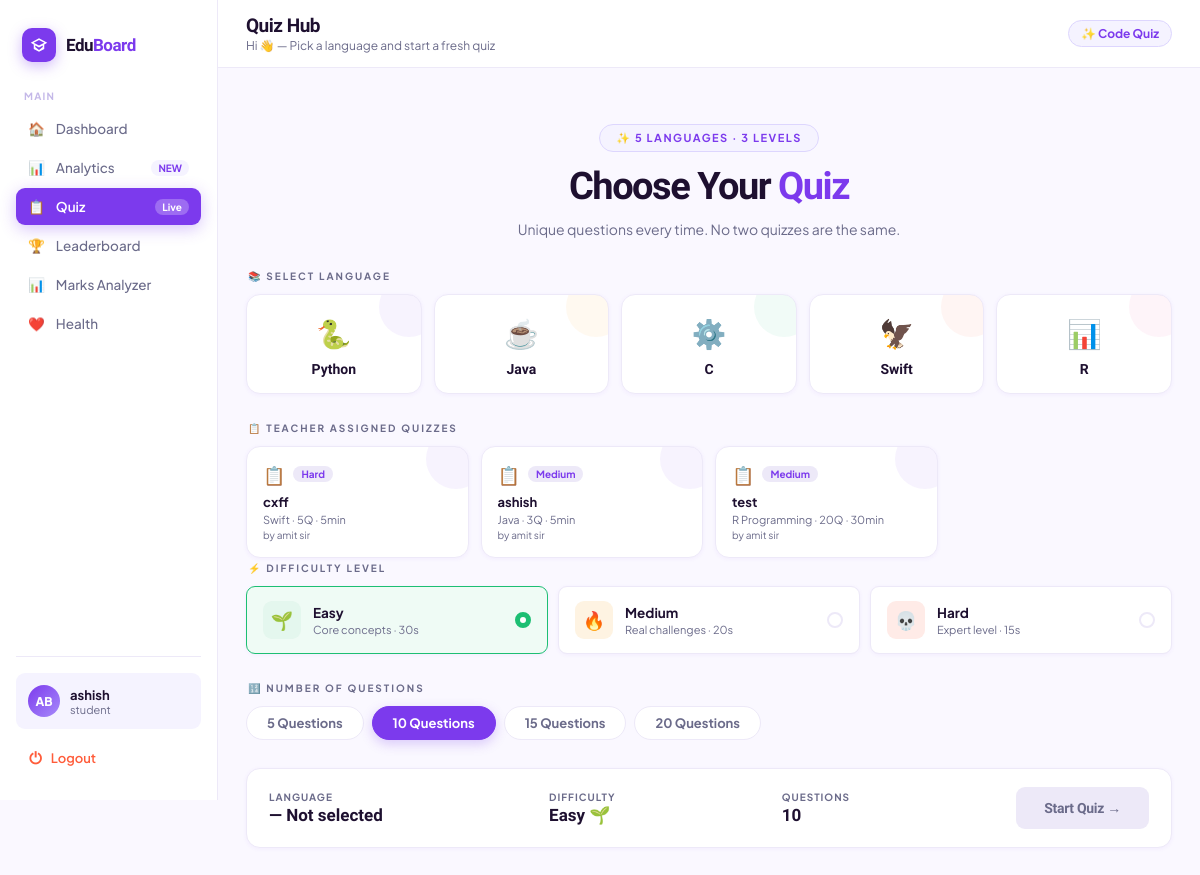
Page /quiz (signed in) on the committed database.
### app.py (models this page shows)
class User(db.Model):
    id            = db.Column(db.Integer, primary_key=True)
    first_name    = db.Column(db.String(80),  nullable=False)
    last_name     = db.Column(db.String(80),  nullable=False)
    email         = db.Column(db.String(150), unique=True, nullable=False)
    password_hash = db.Column(db.String(256), nullable=False)
    role          = db.Column(db.String(20),  default='student')   # student | teacher
    grade         = db.Column(db.String(20),  nullable=True)       # student only
    section       = db.Column(db.String(20),  nullable=True)       # student only
    subject       = db.Column(db.String(80),  nullable=True)       # teacher only
    staff_id      = db.Column(db.String(40),  nullable=True)       # teacher only
    created_at    = db.Column(db.DateTime,    default=datetime.utcnow)
    quiz_attempts = db.relationship('QuizAttempt', backref='user', lazy=True)
    @property
    def full_name(self):
        return f"{self.first_name} {self.last_name}"
    @property
    def initials(self):
        return f"{self.first_name[0]}{self.last_name[0]}".upper()

class TeacherQuiz(db.Model):
    id          = db.Column(db.Integer, primary_key=True)
    teacher_id  = db.Column(db.Integer, db.ForeignKey('user.id'), nullable=False)
    name        = db.Column(db.String(120), nullable=False)
    subject     = db.Column(db.String(100), nullable=False)
    difficulty  = db.Column(db.String(20),  default='Medium')
    category    = db.Column(db.String(50),  default='Quiz')
    description = db.Column(db.Text,        nullable=True)
    questions   = db.Column(db.Integer,     default=10)
    duration    = db.Column(db.Integer,     default=30)
    status      = db.Column(db.String(20),  default='active')
    created_at  = db.Column(db.DateTime,    default=datetime.utcnow)
    @property
    def teacher(self):
        return User.query.get(self.teacher_id)

### app.py (the view)
@app.route('/quiz')
@login_required
def quiz_select():
    user = current_user()
    teacher_quizzes = (TeacherQuiz.query
                       .filter_by(status='active')
                       .order_by(TeacherQuiz.created_at.desc()).all())
    tq_list = [{
        'id': tq.id, 'name': tq.name, 'subject': tq.subject,
        'difficulty': tq.difficulty, 'category': tq.category,
        'description': tq.description or '',
        'questions': tq.questions, 'duration': tq.duration,
        'teacher': tq.teacher.full_name if tq.teacher else 'Teacher',
        'created_at': tq.created_at.strftime('%b %d, %Y'),
    } for tq in teacher_quizzes]
    return render_template('quiz_select.html', user=user,
                           subjects=SUBJECT_MAP, teacher_quizzes=tq_list)

### app.py (called while the page is built)
def login_required(f):
    @wraps(f)
    def decorated(*args, **kwargs):
        if 'user_id' not in session:
            return redirect(url_for('login'))
        return f(*args, **kwargs)
    return decorated

def current_user():
    if 'user_id' in session:
        return User.query.get(session['user_id'])
    return None

### templates/quiz_select.html (shortened to what this page needs)
<!DOCTYPE html>
<html lang="en">
<head>
</head>
<body>
<aside class="sidebar">
  <div class="brand">
    <div class="brand-icon"><svg viewBox="0 0 24 24"><path d="M12 3L1 9l4 2.18v6L12 21l7-3.82v-6L23 9zm0 2.26L19.16 9 12 12.74 4.84 9zm5 9.26L12 18.74 7 14.52V12.5l5 2.74 5-2.74z"/></svg></div>
    <div class="brand-name">Edu<span>Board</span></div>
  </div>
  <div class="nav-group">
    <span class="nav-group-label">Main</span>
    <a class="nav-item" href="/dashboard"><span>🏠</span> Dashboard</a>
    <a class="nav-item" href="/analytics"><span>📊</span> Analytics <span class="nav-pill-blue">NEW</span></a>
    <a class="nav-item active" href="/quiz"><span>📋</span> Quiz <span class="nav-pill">Live</span></a>
    <a class="nav-item" href="/leaderboard"><span>🏆</span> Leaderboard</a>
    <a class="nav-item" href="/marks-analyzer"><span>📊</span> Marks Analyzer</a>
    <a class="nav-item" href="/health"><span>❤️</span> Health</a>
  </div>
  <div class="sidebar-spacer"></div>
  <div class="sidebar-bottom">
    <div class="sidebar-user">
      <div class="su-avatar">{{ user.initials }}</div>
      <div class="su-info">
        <div class="su-name">{{ user.first_name }}</div>
        <div class="su-role">{{ user.role }}</div>
      </div>
    </div>
    <button class="logout-btn"><span style="font-size:16px">⏻</span> Logout</button>
  </div>
</aside>
<div class="content">
  <div class="topbar">
    <div class="topbar-left">
      <h1 id="topbar-title">Quiz Hub</h1>
      <p id="topbar-sub">Hi 👋 — Pick a language and start a fresh quiz</p>
    </div>
    <div class="topbar-right" id="topbar-right">
      <div class="topbar-badge">✨ Code Quiz</div>
    </div>
  </div>
  <div class="page-body">
    <div id="screen-select" class="screen active">
      <div class="hero">
        <div class="hero-eyebrow">✨ 5 Languages · 3 Levels</div>
        <h1>Choose Your <span>Quiz</span></h1>
        <p>Unique questions every time. No two quizzes are the same.</p>
      </div>
      <div class="section-label">📚 Select Language</div>
      <div class="subject-grid">
        <div class="subject-card" style="--accent:#7C3AED" onclick="selectSubj(this,'Python','🐍','#7C3AED')">
          <span class="sc-emoji">🐍</span><div class="sc-name">Python</div><div class="sc-check">✓</div>
        </div>
        <div class="subject-card" style="--accent:#F59E0B" onclick="selectSubj(this,'Java','☕','#F59E0B')">
          <span class="sc-emoji">☕</span><div class="sc-name">Java</div><div class="sc-check">✓</div>
        </div>
        <div class="subject-card" style="--accent:#1DBF73" onclick="selectSubj(this,'C','⚙️','#1DBF73')">
          <span class="sc-emoji">⚙️</span><div class="sc-name">C</div><div class="sc-check">✓</div>
        </div>
        <div class="subject-card" style="--accent:#FF5C3A" onclick="selectSubj(this,'Swift','🦅','#FF5C3A')">
          <span class="sc-emoji">🦅</span><div class="sc-name">Swift</div><div class="sc-check">✓</div>
        </div>
        <div class="subject-card" style="--accent:#EC4899" onclick="selectSubj(this,'R','📊','#EC4899')">
          <span class="sc-emoji">📊</span><div class="sc-name">R</div><div class="sc-check">✓</div>
        </div>
      </div>
      {% if teacher_quizzes %}
      <div class="section-label" style="margin-top:4px">📋 Teacher Assigned Quizzes</div>
      <div style="display:grid;grid-template-columns:repeat(auto-fill,minmax(190px,1fr));gap:12px;margin-bottom:4px">
        {% for tq in teacher_quizzes %}
        <div class="subject-card" style="--accent:#7C3AED;text-align:left;padding:16px;position:relative"
             onclick="selectTeacherQuiz(this,{{ tq.id }},'{{ tq.name|e }}','{{ tq.subject|e }}','{{ tq.difficulty }}',{{ tq.questions }})">
          <div style="display:flex;align-items:center;gap:8px;margin-bottom:8px">
            <span style="font-size:18px">📋</span>
            <span style="font-size:10px;font-weight:700;background:#EDE9F8;color:#7C3AED;padding:2px 8px;border-radius:20px">{{ tq.difficulty }}</span>
          </div>
          <div style="font-weight:700;font-size:13px;margin-bottom:3px">{{ tq.name }}</div>
          <div style="font-size:11px;color:var(--text-muted)">{{ tq.subject }} · {{ tq.questions }}Q · {{ tq.duration }}min</div>
          <div style="font-size:10px;color:var(--text-muted);margin-top:3px">by {{ tq.teacher }}</div>
        </div>
        {% endfor %}
      </div>
      {% endif %}
            <div class="section-label">⚡ Difficulty Level</div>
      <div class="difficulty-row">
        <div class="diff-card selected" style="--dc:#1DBF73" onclick="selectDiff(this,'Easy')">
          <div class="diff-icon-wrap">🌱</div>
          <div><div class="diff-name">Easy</div><div class="diff-desc">Core concepts · 30s</div></div>
          <div class="diff-radio"></div>
        </div>
        <div class="diff-card" style="--dc:#F59E0B" onclick="selectDiff(this,'Medium')">
          <div class="diff-icon-wrap">🔥</div>
          <div><div class="diff-name">Medium</div><div class="diff-desc">Real challenges · 20s</div></div>
          <div class="diff-radio"></div>
        </div>
        <div class="diff-card" style="--dc:#FF5C3A" onclick="selectDiff(this,'Hard')">
          <div class="diff-icon-wrap">💀</div>
          <div><div class="diff-name">Hard</div><div class="diff-desc">Expert level · 15s</div></div>
          <div class="diff-radio"></div>
        </div>
      </div>
      <div class="section-label">🔢 Number of Questions</div>
      <div class="count-row">
        <div class="count-btn" onclick="selectCount(this,5)">5 Questions</div>
        <div class="count-btn selected" onclick="selectCount(this,10)">10 Questions</div>
        <div class="count-btn" onclick="selectCount(this,15)">15 Questions</div>
        <div class="count-btn" onclick="selectCount(this,20)">20 Questions</div>
      </div>
      <div class="summary-bar">
        <div class="summary-item"><div class="summary-label">Language</div><div class="summary-value" id="sum-lang">— Not selected</div></div>
        <div class="summary-item"><div class="summary-label">Difficulty</div><div class="summary-value" id="sum-diff">Easy 🌱</div></div>
        <div class="summary-item"><div class="summary-label">Questions</div><div class="summary-value" id="sum-count">10</div></div>
        <button class="start-btn" id="start-btn" disabled>Start Quiz →</button>
      </div>
    </div>
  </div>
</div>
</body>
</html>

### rows in the picture
User: initials "AB", first_name "ashish", role "student"
TeacherQuiz: difficulty "Hard", name "cxff", subject "Swift", questions "5", duration "5", teacher "amit sir"
TeacherQuiz: difficulty "Medium", name "ashish", subject "Java", questions "3", duration "5", teacher "amit sir"
TeacherQuiz: difficulty "Medium", name "test", subject "R Programming", questions "20", duration "30", teacher "amit sir"
